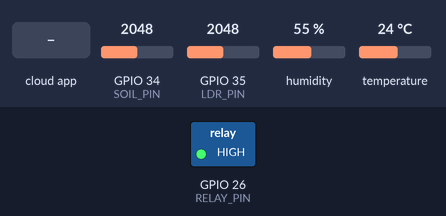
Simulated run of this sketch. Board: ESP32. Parts: switched loads named in the sketch (green lamp = pin HIGH). The test bench sets the inputs (shaded band); at power-on: GPIO 34 (SOIL_PIN) = 2048, GPIO 35 (LDR_PIN) = 2048, humidity 55 %, temperature 24 °C. WiFi joins after 1.5 s; servers stay silent unless stated; the Firebase database answers and starts empty; what the sketch prints to the serial monitor is not drawn.

Above: at 3.0 s.
3.1 s: the phone or cloud app sets pump to 1
At 5.1 s:
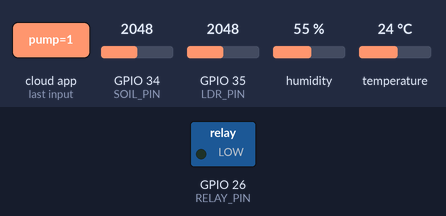
19.5 s: the phone or cloud app sets autoMode to 1
At 22.3 s:
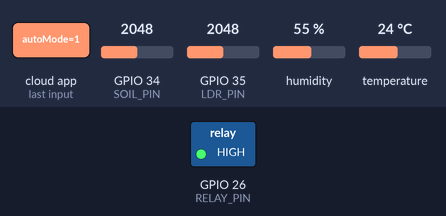
Timing chart, 0 to 23.8 s (numbered marks = the images above; inputs shaded):
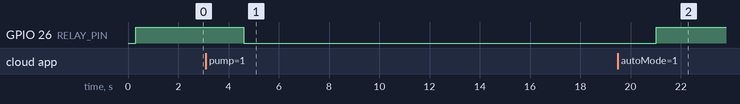

The sketch:

SmartBonsai_ESP32.ino
```cpp
#include <WiFi.h>
#include <Firebase_ESP_Client.h>
#include "addons/TokenHelper.h"
#include "addons/RTDBHelper.h"
#include <DHT.h>

#define WIFI_SSID       "vivo Y27s"
#define WIFI_PASSWORD   "88888888"
#define API_KEY         "AIzaSyALO4eqcNEetDeAdFKcZvm1bUg0ajNyTg0"
#define DATABASE_URL    "https://smart-bonsai-iot-c7662-default-rtdb.asia-southeast1.firebasedatabase.app/"
#define USER_EMAIL      "device@smartbonsai.io"
#define USER_PASSWORD   "88888888"

#define TELEMETRY_PATH  "/bonsai/telemetry"
#define CONTROL_PATH    "/bonsai/control"

#define SOIL_PIN         34
#define LDR_PIN          35
#define DHT_PIN          27
#define DHT_TYPE         DHT22
#define RELAY_PIN        26

#define RELAY_ACTIVE_LOW true

#define ENABLE_BATTERY_MONITOR 0
#define BATTERY_PIN 33

#define SOIL_RAW_DRY   3000
#define SOIL_RAW_WET   1200

#define ADC_RAIL_MARGIN        5
#define ADC_OVERSAMPLE_COUNT   8

#define DHT_TEMP_MIN     -40.0
#define DHT_TEMP_MAX      80.0
#define DHT_HUMIDITY_MIN   0.0
#define DHT_HUMIDITY_MAX 100.0

#define MAX_CONSECUTIVE_FAILS 5

DHT dht(DHT_PIN, DHT_TYPE);

FirebaseData fbdo;
FirebaseAuth auth;
FirebaseConfig config;
bool firebaseReady = false;

unsigned long lastSendTime = 0;
const unsigned long SEND_INTERVAL_MS = 3000;
const unsigned long CONTROL_POLL_INTERVAL_MS = 2000;
unsigned long lastControlPoll = 0;

bool pumpOn = false;
bool autoMode = false;
float autoWaterMinMoisture = 30.0;
float autoWaterTargetMoisture = 70.0;

float lastGoodSoilMoisture = NAN;
int   soilFailCount = 0;
bool  soilFaulted = false;

float lastGoodLight = NAN;
int   lightFailCount = 0;
bool  lightFaulted = false;

float lastGoodTemperature = NAN;
float lastGoodHumidity = NAN;
int   dhtFailCount = 0;
bool  dhtFaulted = false;

void setup() {
  Serial.begin(115200);
  delay(300);
  Serial.println("\n=== Smart Bonsai ESP32 booting ===");

  pinMode(RELAY_PIN, OUTPUT);
  setPump(false);

  dht.begin();

  analogSetAttenuation(ADC_11db);

  connectWiFi();

  config.api_key = API_KEY;
  config.database_url = DATABASE_URL;
  auth.user.email = USER_EMAIL;
  auth.user.password = USER_PASSWORD;
  config.token_status_callback = tokenStatusCallback;

  Firebase.begin(&config, &auth);
  Firebase.reconnectWiFi(true);
  fbdo.setBSSLBufferSize(4096, 1024);
  firebaseReady = true;

  Serial.println("Setup complete. Waiting for Firebase to authenticate...");
}

void loop() {
  if (WiFi.status() != WL_CONNECTED) {
    connectWiFi();
  }

  if (Firebase.ready() && firebaseReady) {
    unsigned long now = millis();

    if (now - lastControlPoll > CONTROL_POLL_INTERVAL_MS) {
      lastControlPoll = now;
      pollControlNode();
    }

    if (now - lastSendTime > SEND_INTERVAL_MS) {
      lastSendTime = now;
      readSensorsAndPublish();
    }
  }
}

void connectWiFi() {
  if (WiFi.status() == WL_CONNECTED) return;

  Serial.print("Connecting to Wi-Fi: ");
  Serial.println(WIFI_SSID);
  WiFi.mode(WIFI_STA);
  WiFi.begin(WIFI_SSID, WIFI_PASSWORD);

  unsigned long start = millis();
  while (WiFi.status() != WL_CONNECTED && millis() - start < 20000) {
    delay(300);
    Serial.print(".");
  }
  Serial.println();

  if (WiFi.status() == WL_CONNECTED) {
    Serial.print("Wi-Fi connected. IP address: ");
    Serial.println(WiFi.localIP());
  } else {
    Serial.println("Wi-Fi connection failed - will keep retrying in the main loop.");
  }
}

void setPump(bool on) {
  pumpOn = on;
  bool signalLevel = RELAY_ACTIVE_LOW ? !on : on;
  digitalWrite(RELAY_PIN, signalLevel ? HIGH : LOW);
}

void pollControlNode() {
  if (Firebase.RTDB.getBool(&fbdo, CONTROL_PATH "/autoMode")) {
    autoMode = fbdo.boolData();
  }

  if (Firebase.RTDB.getFloat(&fbdo, CONTROL_PATH "/autoWaterMinMoisture")) {
    autoWaterMinMoisture = fbdo.floatData();
  }

  if (Firebase.RTDB.getFloat(&fbdo, CONTROL_PATH "/autoWaterTargetMoisture")) {
    autoWaterTargetMoisture = fbdo.floatData();
  }

  if (!autoMode) {
    if (Firebase.RTDB.getBool(&fbdo, CONTROL_PATH "/pump")) {
      bool requested = fbdo.boolData();
      if (requested != pumpOn) {
        setPump(requested);
        Serial.printf("Manual pump command received from app: %s\n", requested ? "ON" : "OFF");
      }
    }
  }

  if (Firebase.RTDB.getBool(&fbdo, CONTROL_PATH "/reboot")) {
    if (fbdo.boolData()) {
      Serial.println("Reboot command received - restarting...");
      Firebase.RTDB.setBool(&fbdo, CONTROL_PATH "/reboot", false);
      setPump(false);
      delay(300);
      ESP.restart();
    }
  }
}

int oversampledAnalogRead(int pin) {
  long sum = 0;
  for (int i = 0; i < ADC_OVERSAMPLE_COUNT; i++) {
    sum += analogRead(pin);
    delayMicroseconds(200);
  }
  return sum / ADC_OVERSAMPLE_COUNT;
}

bool readSoilMoisture(int &rawOut, float &percentOut) {
  int raw = oversampledAnalogRead(SOIL_PIN);
  rawOut = raw;
  if (raw <= ADC_RAIL_MARGIN || raw >= (4095 - ADC_RAIL_MARGIN)) {
    return false;
  }
  float percent = mapFloat(raw, SOIL_RAW_DRY, SOIL_RAW_WET, 0, 100);
  percentOut = constrain(percent, 0, 100);
  return true;
}

bool readLight(int &rawOut, float &percentOut) {
  int raw = oversampledAnalogRead(LDR_PIN);
  rawOut = raw;
  if (raw <= ADC_RAIL_MARGIN || raw >= (4095 - ADC_RAIL_MARGIN)) {
    return false;
  }
  float percent = mapFloat(raw, 0, 4095, 0, 100);
  percentOut = constrain(percent, 0, 100);
  return true;
}

bool readDHT22(float &tempOut, float &humOut) {
  float t = dht.readTemperature();
  float h = dht.readHumidity();

  bool notNumber = isnan(t) || isnan(h);
  bool outOfRange = !notNumber && (
    t < DHT_TEMP_MIN || t > DHT_TEMP_MAX ||
    h < DHT_HUMIDITY_MIN || h > DHT_HUMIDITY_MAX
  );

  if (notNumber || outOfRange) {
    return false;
  }

  tempOut = t;
  humOut = h;
  return true;
}

void readSensorsAndPublish() {
  int soilRaw = -1;
  float soilMoisture;
  bool soilOk = readSoilMoisture(soilRaw, soilMoisture);
  if (soilOk) {
    lastGoodSoilMoisture = soilMoisture;
    soilFailCount = 0;
    soilFaulted = false;
  } else {
    soilFailCount++;
    if (isnan(lastGoodSoilMoisture)) {
      soilMoisture = 0;
      soilFaulted = true;
    } else {
      soilMoisture = lastGoodSoilMoisture;
      if (soilFailCount >= MAX_CONSECUTIVE_FAILS) soilFaulted = true;
    }
  }

  int ldrRaw = -1;
  float light;
  bool lightOk = readLight(ldrRaw, light);
  if (lightOk) {
    lastGoodLight = light;
    lightFailCount = 0;
    lightFaulted = false;
  } else {
    lightFailCount++;
    if (isnan(lastGoodLight)) {
      light = 0;
      lightFaulted = true;
    } else {
      light = lastGoodLight;
      if (lightFailCount >= MAX_CONSECUTIVE_FAILS) lightFaulted = true;
    }
  }

  float temperature, humidity;
  bool dhtOk = readDHT22(temperature, humidity);
  if (dhtOk) {
    lastGoodTemperature = temperature;
    lastGoodHumidity = humidity;
    dhtFailCount = 0;
    dhtFaulted = false;
  } else {
    dhtFailCount++;
    if (isnan(lastGoodTemperature) || isnan(lastGoodHumidity)) {
      temperature = 0;
      humidity = 0;
      dhtFaulted = true;
    } else {
      temperature = lastGoodTemperature;
      humidity = lastGoodHumidity;
      if (dhtFailCount >= MAX_CONSECUTIVE_FAILS) dhtFaulted = true;
    }
  }

  float batteryLevel = 100;
#if ENABLE_BATTERY_MONITOR
  int battRaw = analogRead(BATTERY_PIN);
  float voltage = (battRaw / 4095.0) * 3.3 * 2.0;
  batteryLevel = mapFloat(voltage, 3.3, 4.2, 0, 100);
  batteryLevel = constrain(batteryLevel, 0, 100);
#endif

  if (autoMode && !soilFaulted) {
    if (!pumpOn && soilMoisture < autoWaterMinMoisture) {
      setPump(true);
      Serial.println("AUTO: soil dry -> pump ON");
    } else if (pumpOn && soilMoisture >= autoWaterTargetMoisture) {
      setPump(false);
      Serial.println("AUTO: target moisture reached -> pump OFF");
    }
  } else if (autoMode && soilFaulted && pumpOn) {
    setPump(false);
    Serial.println("AUTO SAFETY: soil sensor faulted -> pump forced OFF");
  }

  FirebaseJson json;
  json.set("temperature", temperature);
  json.set("humidity", humidity);
  json.set("soilMoisture", soilMoisture);
  json.set("light", light);
  json.set("pump", pumpOn);
  json.set("autoMode", autoMode);
  json.set("rssi", WiFi.RSSI());
  json.set("batteryLevel", batteryLevel);
  json.set("soilFault", soilFaulted);
  json.set("lightFault", lightFaulted);
  json.set("dhtFault", dhtFaulted);

  Serial.println("---- Sensor readings ----");
  Serial.printf("  Soil   | raw=%4d | processed=%.1f%% | %s\n", soilRaw, soilMoisture,
    soilOk ? "LIVE" : (soilFaulted ? "FAULTED - using last good" : "retrying - using last good"));
  Serial.printf("  Light  | raw=%4d | processed=%.1f%% | %s\n", ldrRaw, light,
    lightOk ? "LIVE" : (lightFaulted ? "FAULTED - using last good" : "retrying - using last good"));
  Serial.printf("  DHT22  | temp=%.1fC | humidity=%.1f%% | %s\n",
    temperature, humidity,
    dhtOk ? "LIVE" : (dhtFaulted ? "FAULTED - using last good" : "retrying - using last good"));

  if (Firebase.RTDB.setJSON(&fbdo, TELEMETRY_PATH, &json)) {
    Serial.println("  -> Sent to Firebase OK");
  } else {
    Serial.print("  -> Firebase send FAILED: ");
    Serial.println(fbdo.errorReason());
  }
  Serial.println("--------------------------");
}

float mapFloat(float x, float inMin, float inMax, float outMin, float outMax) {
  if (inMax == inMin) return outMin;
  return (x - inMin) * (outMax - outMin) / (inMax - inMin) + outMin;
}
```

Measured:
- after the input at 3.1 s, GPIO 26 (RELAY_PIN): HIGH → LOW after 1.5 s
- after the input at 19.5 s, GPIO 26 (RELAY_PIN): LOW → HIGH after 1.5 s
